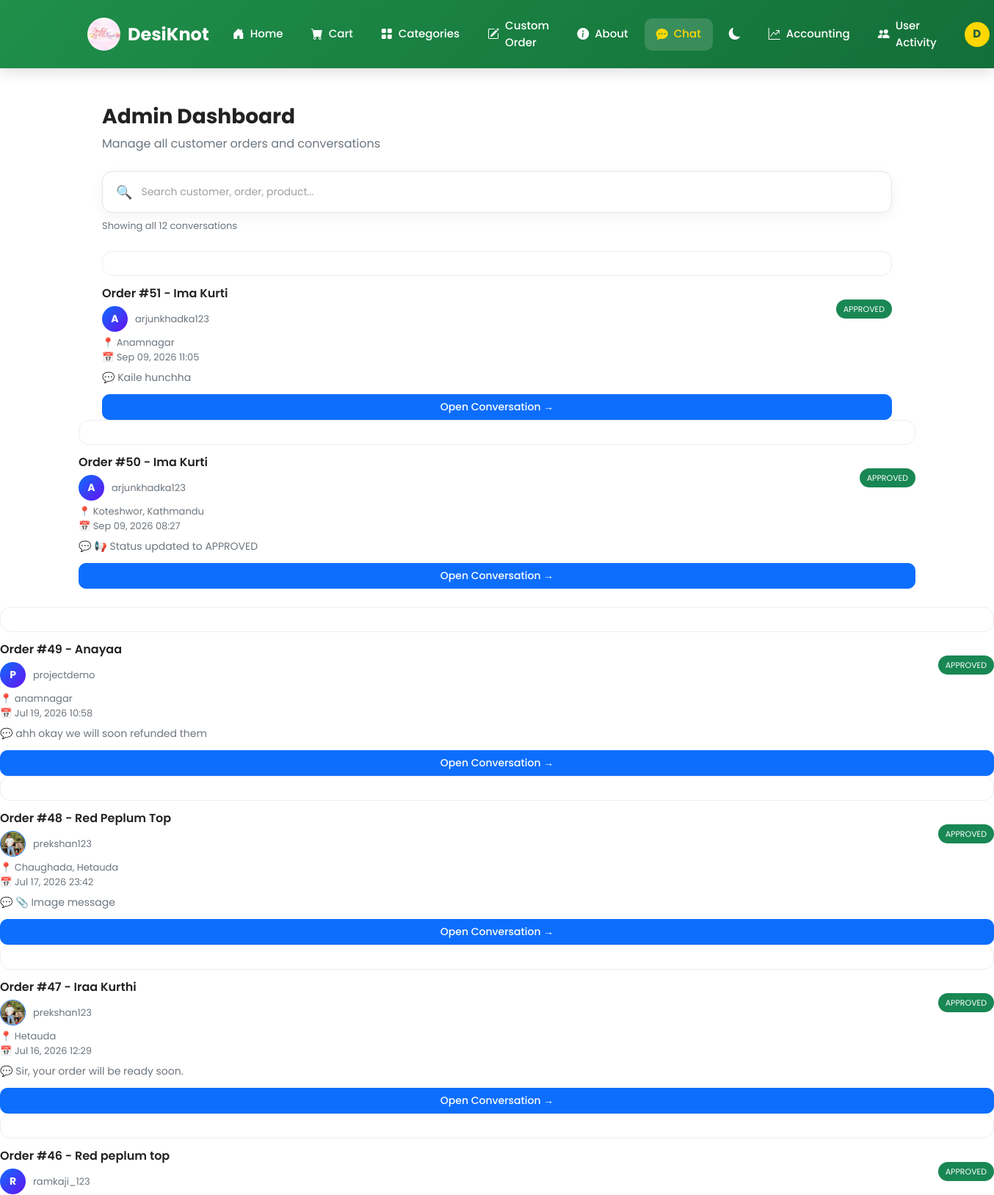
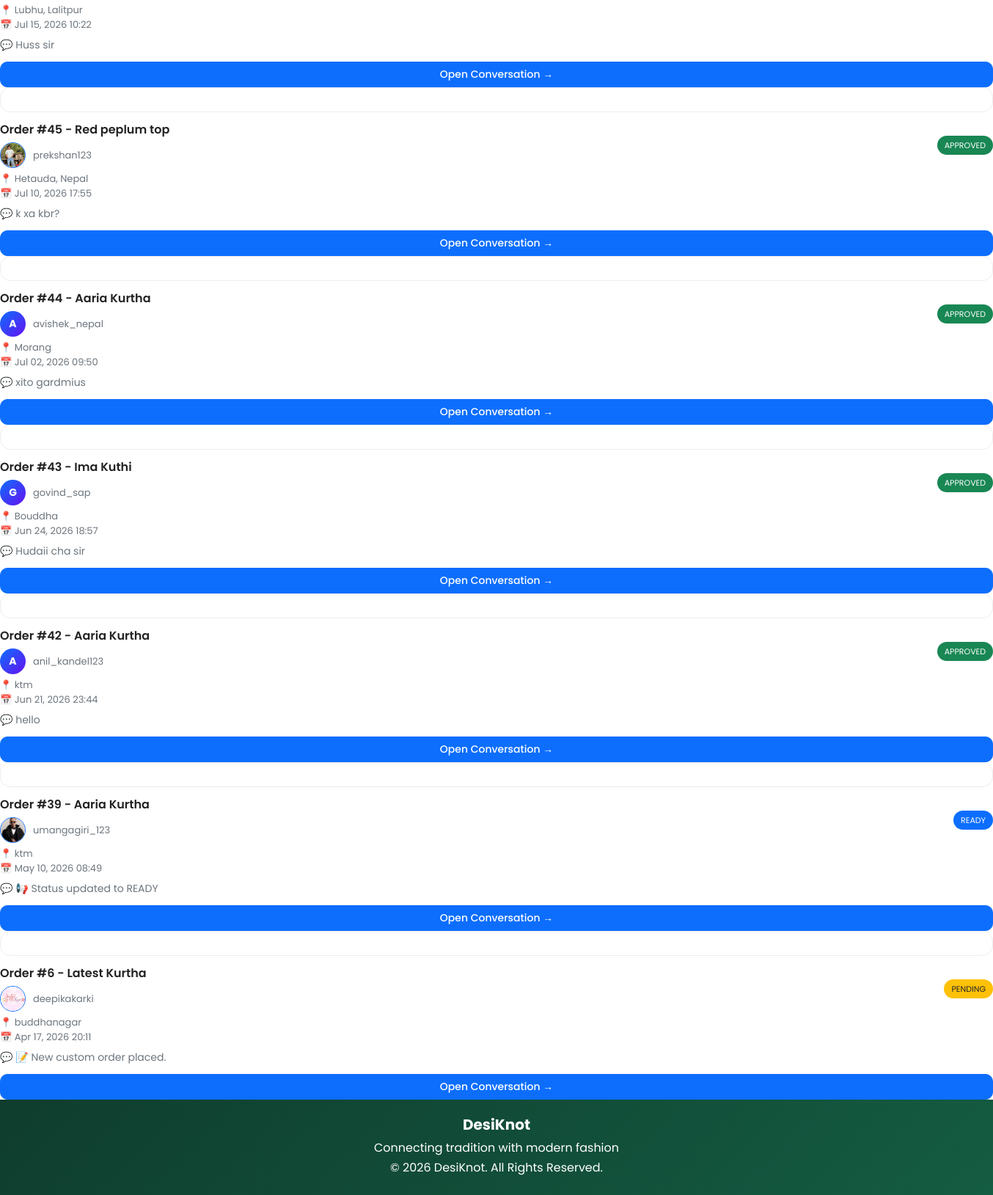
Page /dashboard/messages/ (signed in) on the committed database (2 pictures, top to bottom).
### DesiKnot_App/models.py (models this page shows, shortened)
class CustomOrder(models.Model):
    STATUS_PENDING = "pending"
    STATUS_APPROVED = "approved"
    STATUS_REJECTED = "rejected"
    STATUS_READY = "ready"
    STATUS_CHOICES = (
        (STATUS_PENDING, "Pending"),
        (STATUS_APPROVED, "Approved"),
        (STATUS_REJECTED, "Rejected"),
        (STATUS_READY, "Ready"),
    )
    user = models.ForeignKey(User, on_delete=models.CASCADE, related_name="custom_orders")
    owner = models.ForeignKey(User, on_delete=models.SET_NULL, null=True, blank=True, related_name="owned_orders")
    agreed_price = models.DecimalField(
        max_digits=10, decimal_places=2, null=True, blank=True,
        help_text="Set by owner once the custom order is quoted/approved"
    )
    kurtha_name = models.CharField(max_length=200)
    phone_number = models.CharField(max_length=15)
    alt_phone_number = models.CharField(max_length=15, blank=True, null=True)
    address = models.CharField(max_length=250)
    quantity = models.PositiveIntegerField(default=1, validators=[MinValueValidator(1)])
    delivery_date = models.DateField(blank=True, null=True)
    order_details = models.TextField(blank=True, null=True)
    additional_instructions = models.TextField(blank=True, null=True)
    bust = models.CharField(max_length=20, blank=True, null=True)
    waist = models.CharField(max_length=20, blank=True, null=True)
    hip = models.CharField(max_length=20, blank=True, null=True)
    height = models.CharField(max_length=20, blank=True, null=True)
    reference_image = models.ImageField(
        upload_to='custom_orders/',
        null=True,
        blank=True,
        validators=[validate_image_size]
    )
    status = models.CharField(max_length=20, choices=STATUS_CHOICES, default=STATUS_PENDING)
    is_archived_by_user = models.BooleanField(default=False)
    is_deleted_by_owner = models.BooleanField(default=False)
    created_at = models.DateTimeField(auto_now_add=True)
    class Meta:
        ordering = ["-created_at"]

class Message(models.Model):
    custom_order = models.ForeignKey(CustomOrder, on_delete=models.CASCADE, related_name="messages")
    sender = models.ForeignKey(User, on_delete=models.CASCADE)
    content = models.TextField(blank=True)
    image = models.ImageField(
        upload_to="chat_images/",
        blank=True,
        null=True,
        validators=[validate_image_size]
    )
    is_read = models.BooleanField(default=False)
    read_at = models.DateTimeField(blank=True, null=True)
    is_delivered = models.BooleanField(default=False)
    created_at = models.DateTimeField(auto_now_add=True)
    class Meta:
        ordering = ["created_at"]
        indexes = [
            models.Index(fields=["custom_order", "created_at"]),  # 🚀 faster chat loading
        ]

class UserProfile(models.Model):
    ROLE_ADMIN = "admin"
    ROLE_OWNER = "owner"
    ROLE_CUSTOMER = "customer"
    ROLE_CHOICES = (
        (ROLE_ADMIN, "Admin"),
        (ROLE_OWNER, "Owner"),
        (ROLE_CUSTOMER, "Customer"),
    )
    user = models.OneToOneField(User, on_delete=models.CASCADE, related_name="profile")
    role = models.CharField(max_length=20, choices=ROLE_CHOICES, default=ROLE_CUSTOMER)
    phone = models.CharField(max_length=15, blank=True, null=True)
    profile_image = models.ImageField(
        upload_to='profiles/',
        blank=True,
        null=True,
        validators=[validate_profile_image]
    )
    last_seen = models.DateTimeField(null=True, blank=True)
    def is_owner(self):
        return self.role == self.ROLE_OWNER

### DesiKnot_App/views.py (the view)
# urls.py: path('dashboard/messages/', views.admin_messages, name='admin_messages'),
@login_required
def admin_messages(request):
    if not getattr(getattr(request.user, "profile", None), "is_owner", lambda: False)():
        return render(request, 'DesiKnot_App/not_authorized.html')
    search_query = request.GET.get('search', '').strip()
    messages_qs = Message.objects.select_related('sender').order_by('created_at')
    orders = CustomOrder.objects.filter(
        owner=request.user
    ).prefetch_related(
        Prefetch('messages', queryset=messages_qs)
    ).annotate(
        unread_count=Count(
            'messages',
            filter=Q(messages__is_read=False) & ~Q(messages__sender=request.user)
        ),
        last_message_time=Max('messages__created_at')
    ).order_by(
        '-last_message_time',   # NEW messages come FIRST
        '-created_at'           # fallback
    )
    return render(request, 'DesiKnot_App/admin_messages.html', {
        'orders': orders
    })

### DesiKnot_App/context_processors.py (called while the page is built)
def unread_messages_count(request):
    if not request.user.is_authenticated:
        return {}
    count = Message.objects.filter(
        is_read=False
    ).filter(
        Q(custom_order__user=request.user) |
        Q(custom_order__owner=request.user)
    ).exclude(sender=request.user).count()
    return {
        'unread_messages_count': count
    }

def categories_processor(request):
    return {
        "categories": Category.objects.prefetch_related("types").all()
    }

def wishlist_processor(request):
    if not request.user.is_authenticated:
        return {
            "wishlist_count": 0
        }
    count = Wishlist.objects.filter(user=request.user).count()
    return {
        "wishlist_count": count
    }

def order_notifications_count(request):
    if not request.user.is_authenticated:
        return {}
    count = Notification.objects.filter(
        user=request.user,
        notification_type='order',
        is_read=False
    ).count()
    return {
        'order_notifications_count': count
    }

### DesiKnot_App/templates/DesiKnot_App/admin_messages.html (shortened to what this page needs)
{% extends 'DesiKnot_App/base.html' %}
{% load static %}
{% block content %}
<div class="container mt-4 admin-wrapper">
    <div class="admin-header">
        <h3>Admin Dashboard</h3>
        <p>Manage all customer orders and conversations</p>
    </div>
<div class="search-container">
    <div class="search-box">
        <span class="search-icon">🔍</span>
        <input
            type="text"
            id="customerSearch"
            placeholder="Search customer, order, product..."
            autocomplete="off"
        >
    </div>
    <div class="search-info">
        <span id="searchResultText">Showing all conversations</span>
    </div>
</div>
    {% for order in orders|dictsortreversed:"created_at" %}
    <div class="order-card searchable-order {% if order.has_unread %}unread{% endif %}"></div>
        <div class="order-top">
            <div>
                <p class="order-title">
                    Order #{{ order.id }} - {{ order.kurtha_name }}
                </p>
                <div class="customer-box">
                    {% if order.user.profile.profile_image %}
                        <img src="{{ order.user.profile.profile_image.url }}"
                             class="avatar-img">
                    {% else %}
                        <div class="avatar-fallback">
                            {{ order.user.username|first|upper }}
                        </div>
                    {% endif %}
                    <span class="customer">
                        {{ order.user.username }}
                    </span>
                </div>
            </div>
            <div>
                {% if order.status == 'approved' %}
                    <span class="status-badge bg-success text-white">APPROVED</span>
                {% elif order.status == 'rejected' %}
                    <span class="status-badge bg-danger text-white">REJECTED</span>
                {% elif order.status == 'ready' %}
                    <span class="status-badge bg-primary text-white">READY</span>
                {% else %}
                    <span class="status-badge bg-warning text-dark">
                        {{ order.status|upper }}
                    </span>
                {% endif %}
            </div>
        </div>
        <div class="meta">
            📍 {{ order.address }} <br>
            📅 {{ order.created_at|date:"M d, Y H:i" }}
        </div>
        <div class="meta mt-2 latest-message">
            💬
            {% with last_msg=order.messages.last %}
                {% if last_msg %}
                    {% if last_msg.content %}
                        {{ last_msg.content|truncatechars:60 }}
                    {% else %}
                        📎 Image message
                    {% endif %}
                {% else %}
                    No messages yet
                {% endif %}
            {% endwith %}
        </div>
        <a href="{% url 'order_chat' order.id %}"
           class="btn btn-primary open-btn w-100">
            Open Conversation →
        </a>
    </div>
    {% empty %}
    <div class="empty-box">
        <h5>No orders found</h5>
        <p>New customer orders will appear here.</p>
    </div>
    {% endfor %}
{% endblock %}

### DesiKnot_App/templates/DesiKnot_App/base.html (shortened to what this page needs)
{% load static %}
<!DOCTYPE html>
<html lang="en">
<head>
<link href="https://cdn.jsdelivr.net/npm/bootstrap@5.3.0/dist/css/bootstrap.min.css" rel="stylesheet">
<link href="https://cdn.jsdelivr.net/npm/bootstrap-icons@1.11.1/font/bootstrap-icons.css" rel="stylesheet">
</head>
<body>
<nav class="navbar navbar-expand-lg navbar-dark sticky-top">
<div class="container">
    <a class="navbar-brand" href="{% url 'logo_view' %}">
        <img src="{% static 'images/logo.JPG' %}" class="logo" alt="Logo">
        DesiKnot
    </a>
    <div class="collapse navbar-collapse justify-content-end" id="navbarNav">
        <ul class="navbar-nav align-items-lg-center">
            <li class="nav-item">
                <a class="nav-link {% if request.path == '/' %}active{% endif %}"
                   href="{% url 'home' %}">
                    <i class="bi bi-house-door-fill"></i>
                    Home
                </a>
            </li>
            <li class="nav-item">
                <a class="nav-link {% if 'cart' in request.path %}active{% endif %}"
                   href="{% url 'cart' %}">
                    <i class="bi bi-cart-fill"></i>
                    Cart
                </a>
            </li>
            <li class="nav-item dropdown">
                <a class="nav-link dropdown-toggle {% if 'category' in request.path %}active{% endif %}"
                   href="#"
                   role="button"
                   data-bs-toggle="dropdown"
                   aria-expanded="false">
                    <i class="bi bi-grid-fill"></i>
                    Categories
                </a>
            </li>
            <li class="nav-item">
                <a class="nav-link {% if 'custom' in request.path %}active{% endif %}"
                   href="{% url 'custom_order_step1' %}">
                    <i class="bi bi-pencil-square"></i>
                    Custom Order
                </a>
            </li>
            <li class="nav-item">
                <a class="nav-link {% if 'about' in request.path %}active{% endif %}"
                   href="{% url 'about' %}">
                    <i class="bi bi-info-circle-fill"></i>
                    About
                </a>
            </li>
            <li class="nav-item">
                <a class="nav-link {% if 'messages' in request.path %}active{% endif %}"
                   href="{% url 'user_messages' %}">
                    <i class="bi bi-chat-dots-fill"></i>
                    Chat
                </a>
            </li>
            <li class="nav-item">
                <span class="nav-link dark-toggle" onclick="toggleDarkMode()">
                    <i class="bi bi-moon-fill" id="darkIcon"></i>
                </span>
            </li>
                        {% if request.user.is_authenticated and request.user.profile.role == 'owner' %}
            <li class="nav-item">
                <a class="nav-link {% if 'accounting' in request.path %}active{% endif %}"
                   href="{% url 'accounting_dashboard' %}">
                    <i class="bi bi-graph-up-arrow"></i>
                    Accounting
                </a>
            </li>
            <li class="nav-item">
                <a class="nav-link {% if 'user-activity' in request.path %}active{% endif %}"
                   href="{% url 'user_activity_dashboard' %}">
                    <i class="bi bi-people-fill"></i>
                    User Activity
                </a>
            </li>
            {% endif %}
            {% if request.user.is_authenticated %}
            <li class="nav-item dropdown">
                <a class="nav-link dropdown-toggle d-flex align-items-center gap-2"
                   href="#"
                   data-bs-toggle="dropdown">
                    <div class="user-avatar">
                        {{ request.user.username|slice:":1"|upper }}
                    </div>
                </a>
            </li>
            {% endif %}
        </ul>
    </div>
</div>
</nav>
<div class="container content-wrapper">
    {% block content %}
    {% endblock %}
<footer class="footer">
    <h5>DesiKnot</h5>
    <p>Connecting tradition with modern fashion</p>
    <p>© 2026 DesiKnot. All Rights Reserved.</p>
</footer>
</body>
</html>

### DesiKnot_App/templates/DesiKnot_App/base.html (style rules this page uses)
:root { --bg:#ffffff; --text:#222; --card:#ffffff; --nav:linear-gradient(135deg,#1f8f4a,#136f38); --footer:linear-gradient(135deg,#0f3d2e,#145c42); --accent:#FFD700; }
body { font-family:'Poppins',sans-serif; background:var(--bg); color:var(--text); margin:0; display:flex; flex-direction:column; min-height:100vh; transition:0.3s ease; }
.navbar { background:var(--nav); padding:14px 0; box-shadow:0 4px 18px rgba(0,0,0,0.15); z-index:999; }
.navbar-brand { font-weight:700; font-size:24px; color:#fff !important; display:flex; align-items:center; gap:10px; }
.logo { width:45px; height:45px; border-radius:50%; object-fit:cover; transition:0.3s; }
.navbar-nav { gap:6px; }
.nav-link { color:#fff !important; font-weight:500; font-size:15px; padding:10px 16px !important; border-radius:10px; display:flex; align-items:center; gap:8px; transition:all 0.3s ease; position:relative; }
.nav-link::after { display:none !important; }
.nav-link.active { background:rgba(255,255,255,0.15); color:var(--accent) !important; }
.nav-link i { font-size:16px; }
.user-avatar { width:34px; height:34px; border-radius:50%; background:var(--accent); color:#145c42; font-weight:700; display:flex; align-items:center; justify-content:center; font-size:15px; }
.dark-toggle { cursor:pointer; }
.content-wrapper { flex:1; padding:25px 0; }
.footer { background:var(--footer); color:white; text-align:center; padding:22px 0; margin-top:auto; }
.footer h5 { font-weight:700; margin-bottom:8px; }
.footer p { margin:3px 0; }

### DesiKnot_App/templates/DesiKnot_App/admin_messages.html (style rules this page uses)
.admin-wrapper { max-width: 1100px; margin: auto; }
.admin-header { margin-bottom: 25px; }
.admin-header h3 { font-weight: 700; }
.admin-header p { color: #6c757d; margin-bottom: 0; }
.search-container { margin-bottom: 25px; }
.search-box { position: relative; display: flex; align-items: center; background: #ffffff; border: 1px solid #e1e5eb; border-radius: 14px; padding: 4px 8px; box-shadow: 0 5px 18px rgba(0,0,0,0.05); transition: 0.3s ease; }
.search-icon { font-size: 18px; margin-left: 10px; color: #6c757d; }
.search-box input { flex: 1; border: none; outline: none; padding: 13px 12px; font-size: 14px; background: transparent; }
.search-box input::placeholder { color: #9aa0a6; }
.search-info { margin-top: 8px; font-size: 13px; color: #6c757d; }
.order-card { border-radius: 14px; border: 1px solid #eee; padding: 16px; margin-bottom: 12px; transition: 0.25s ease; background: #fff; }
.order-top { display: flex; justify-content: space-between; align-items: center; }
.customer-box { display: flex; align-items: center; gap: 10px; margin-top: 5px; }
.avatar-img { width: 35px; height: 35px; border-radius: 50%; object-fit: cover; border: 1px solid #0d6efd; }
.avatar-fallback { width: 35px; height: 35px; border-radius: 50%; background: linear-gradient(135deg, #0d6efd, #6610f2); color: white; display: flex; align-items: center; justify-content: center; font-size: 14px; font-weight: 700; }
.order-title { font-weight: 600; margin: 0; }
.customer { font-size: 13px; color: #6c757d; }
.status-badge { font-size: 11px; padding: 5px 10px; border-radius: 20px; }
.meta { font-size: 13px; color: #6c757d; margin-top: 5px; }
.latest-message { font-size: 14px; }
.open-btn { margin-top: 12px; border-radius: 10px; font-size: 14px; font-weight: 500; }

### rows in the picture
CustomOrder: id "51", kurtha_name "Ima Kurti", user.username|first "A", user.username "arjunkhadka123", status "APPROVED", address "Anamnagar", created_at "Sep 09, 2026 11:05", messages.last.content "Kaile hunchha"
CustomOrder: id "50", kurtha_name "Ima Kurti", user.username|first "A", user.username "arjunkhadka123", status "APPROVED", address "Koteshwor, Kathmandu", created_at "Sep 09, 2026 08:27", messages.last.content "📢 Status updated to APPROVED"
CustomOrder: id "49", kurtha_name "Anayaa", user.username|first "P", user.username "projectdemo", status "APPROVED", address "anamnagar", created_at "Jul 19, 2026 10:58", messages.last.content "ahh okay we will soon refunded them"
CustomOrder: id "48", kurtha_name "Red Peplum Top", user.profile.profile_image (picture), user.username "prekshan123", status "APPROVED", address "Chaughada, Hetauda", created_at "Jul 17, 2026 23:42", shows "📎 Image message"
CustomOrder: id "47", kurtha_name "Iraa Kurthi", user.profile.profile_image (picture), user.username "prekshan123", status "APPROVED", address "Hetauda", created_at "Jul 16, 2026 12:29", messages.last.content "Sir, your order will be ready soon."
CustomOrder: id "46", kurtha_name "Red peplum top", user.username|first "R", user.username "ramkaji_123", status "APPROVED", address "Lubhu, Lalitpur", created_at "Jul 15, 2026 10:22", messages.last.content "Huss sir"
CustomOrder: id "45", kurtha_name "Red peplum top", user.profile.profile_image (picture), user.username "prekshan123", status "APPROVED", address "Hetauda, Nepal", created_at "Jul 10, 2026 17:55", messages.last.content "k xa kbr?"
CustomOrder: id "44", kurtha_name "Aaria Kurtha", user.username|first "A", user.username "avishek_nepal", status "APPROVED", address "Morang", created_at "Jul 02, 2026 09:50", messages.last.content "xito gardmius"
CustomOrder: id "43", kurtha_name "Ima Kuthi", user.username|first "G", user.username "govind_sap", status "APPROVED", address "Bouddha", created_at "Jun 24, 2026 18:57", messages.last.content "Hudaii cha sir"
CustomOrder: id "42", kurtha_name "Aaria Kurtha", user.username|first "A", user.username "anil_kandel123", status "APPROVED", address "ktm", created_at "Jun 21, 2026 23:44", messages.last.content "hello"
CustomOrder: id "39", kurtha_name "Aaria Kurtha", user.profile.profile_image (picture), user.username "umangagiri_123", status "READY", address "ktm", created_at "May 10, 2026 08:49", messages.last.content "📢 Status updated to READY"
CustomOrder: id "6", kurtha_name "Latest Kurtha", user.profile.profile_image (picture), user.username "deepikakarki", status "PENDING", address "buddhanagar", created_at "Apr 17, 2026 20:11", messages.last.content "📝 New custom order placed."

### other values in the picture
{{ request.user.username|slice:":1"|upper }} "D"
